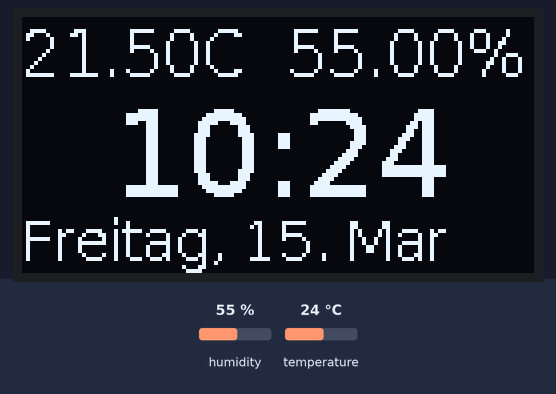
Simulated run of this sketch. Board: ESP8266 (NodeMCU). Parts: 128×64 one-colour display. Inputs (shaded band) come from the test bench; at power-on: humidity 55 %, temperature 24 °C. WiFi joins after 1.5 s; servers stay silent unless stated; network time is answered at once with the bench clock; the local clock reads 2024-03-15 10:24:30 at power-on unless the sketch sets it.

Above: at 13.3 s.
13.4 s: humidity set to 22 %
At 23.7 s:
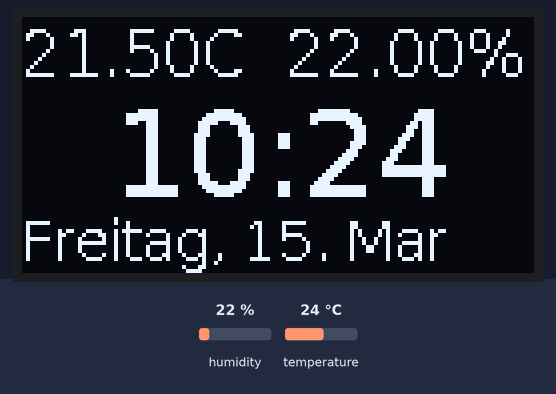
24.1 s: temperature set to 12 °C
At 33.3 s:
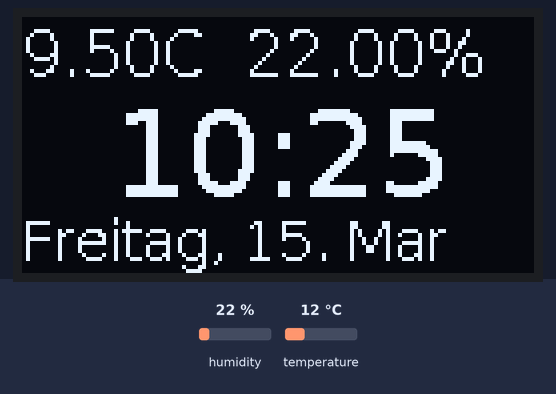
34.1 s: humidity set to 40 %
At 43.8 s:
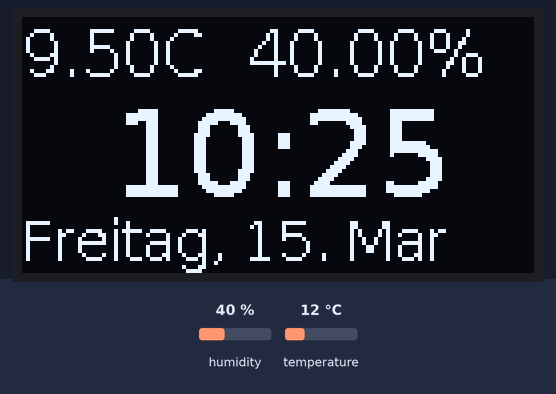
44.1 s: temperature set to 19 °C
At 53.5 s:
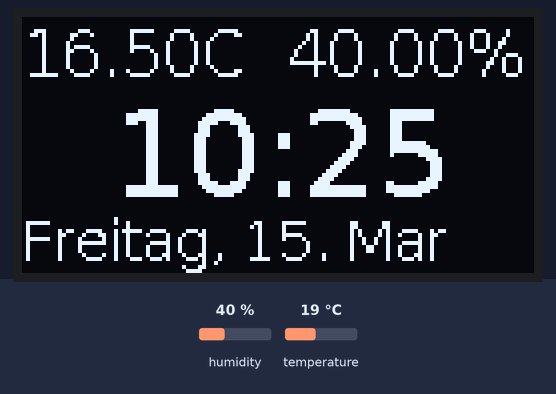
Timing chart, 0 to 55.0 s (numbered marks = the images above; inputs shaded):
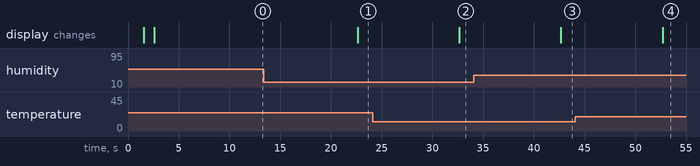

The sketch:

ESP8266_DHT22_NTP_OLED.ino
```cpp
/* 	ESP8266_DHT22_NTP_OLED.ino by Mouky66

Libs needed:
 Time.h & TimeLib.h:  https://github.com/PaulStoffregen/Time
 Timezone.h: https://github.com/JChristensen/Timezone
 SSD1306.h & SSD1306Wire.h:  https://github.com/squix78/esp8266-oled-ssd1306
 NTPClient.h: https://github.com/arduino-libraries/NTPClient
 ESP8266WiFi.h & WifiUDP.h: https://github.com/ekstrand/ESP8266wifi

 128x64 OLED pinout:
 GND | Ground
 Vin | 3.3V
 SDA | I2C SDA (GPIO D3)
 SCL | I2C SCL (GPIO D5)

 DHT pinout (front view left to right:
 Vin | 3.3V
 Data | D6
 3	| empty
 GND | Ground

 For other Fonts use http://oleddisplay.squix.ch/#/home
 */

#include <ESP8266WiFi.h>
#include <WiFiClient.h>
#include <WiFiUdp.h>
#include <SSD1306.h>
#include <NTPClient.h>
#include <TimeLib.h>
#include <Timezone.h>
#include "DIALOG.h"
#include <DHT.h>
#define DHTPIN D6
#define DHTTYPE DHT22   // DHT11 or DHT22
DHT dht(DHTPIN, DHTTYPE);

#define NTP_OFFSET   0 * 60 * 60      	// In seconds
#define NTP_INTERVAL 60 * 1000    		// In miliseconds
#define NTP_ADDRESS  "de.pool.ntp.org"
WiFiUDP ntpUDP;
NTPClient timeClient(ntpUDP, NTP_ADDRESS, NTP_OFFSET, NTP_INTERVAL);

// Create the display object
SSD1306  display(0x3c, D3, D5); //0x3c or 0x3d

const char* ssid = "x";   				// insert your ssid
const char* password = "x";             // inset your password
String date;
String t;
const char * days[] = {"Sonntag", "Montag", "Dienstag", "Mittwoch", "Donnerstag", "Freitag", "Samstag"} ;
const char * months[] = {"Jan", "Feb", "Mar", "Apr", "Mai", "Juni", "Juli", "Aug", "Sep", "Okt", "Nov", "Dez"} ;
//const char * ampm[] = {"AM", "PM"} ;


void displayTempHumid(){ // Read Temp and Setup the Display
  float h = dht.readHumidity();
  float d = dht.readTemperature();
  d = d - 2.5; //corrected value
  //float f = dht.readTemperature(true);

  display.clear();
  display.setFont(Dialog_plain_16);
  display.drawString(0, 0, String(d) + "C  " + String(h) + "%\t");
  display.setFont(Dialog_plain_30);
  display.drawString(22, 17, String(t));
  display.setFont(Dialog_plain_14);
  display.drawString(0, 48, String(date));
}

void wificonnect ()
{
    display.clear();
    display.setFont(Dialog_plain_12);
    display.drawString(0, 0, "Verbinde mit Wifi...");
    display.drawString(0, 16, String(ssid));
    display.display();
    WiFi.mode(WIFI_STA);
    WiFi.begin(ssid, password);
    while (WiFi.status() != WL_CONNECTED)
    {
      delay(500);
    }
    display.drawString(0, 36, "verbunden.");
    display.display();
    delay(1000);
  }

void getntptime ()
{
  date = "";
  t = "";
  timeClient.update();
  unsigned long epochTime =  timeClient.getEpochTime();
  time_t local, utc;
  utc = epochTime;

  //Central European Time (Frankfurt, Paris)
  TimeChangeRule CEST = { "CEST", Last, Sun, Mar, 2, 120 };     //Central European Summer Time
  TimeChangeRule CET = { "CET ", Last, Sun, Oct, 3, 60 };       //Central European Standard Time
  Timezone CE(CEST, CET);
  local = CE.toLocal(utc);

  // Date
  date += days[weekday(local)-1];
  date += ", ";
  date += day(local);
  date += ". ";
  date += months[month(local)-1];

  // Time
  t += hour(local);
  t += ":";
  if(minute(local) < 10)
  t += "0";
  t += minute(local);
  }

void setup ()
{
  timeClient.begin();   // Start the NTP UDP client
  dht.begin(); // initialize dht
  display.init();
  display.clear();
}
void loop()
{
  if (WiFi.status() == WL_CONNECTED) //Check WiFi connection status
  {
   getntptime();
   displayTempHumid();
   display.display();
   delay(10000);
  }
  else // reconnect to wifi again if disconnected
  {
    wificonnect();
  }
}
```

Source omitted: DIALOG.h (data table, 200542 bytes)

Measured:
- after the input at 13.4 s, the display: changes after 9.2 s (image 1)
- after the input at 24.1 s, the display: changes after 8.6 s (image 2)
- after the input at 34.1 s, the display: changes after 8.6 s (image 3)
- after the input at 44.1 s, the display: changes after 8.6 s (image 4)
